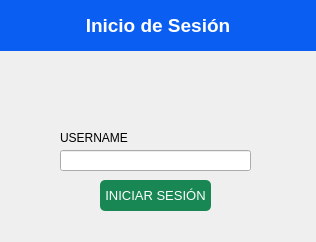
<?xml version="1.0" encoding="UTF-8"?>
<ui version="4.0">
 <class>loginForm</class>
 <widget class="QWidget" name="loginForm">
  <property name="geometry">
   <rect>
    <x>0</x>
    <y>0</y>
    <width>316</width>
    <height>242</height>
   </rect>
  </property>
  <property name="windowTitle">
   <string>Login Chat TCP</string>
  </property>
  <widget class="QFrame" name="frame">
   <property name="geometry">
    <rect>
     <x>0</x>
     <y>0</y>
     <width>316</width>
     <height>51</height>
    </rect>
   </property>
   <property name="styleSheet">
    <string notr="true">background-color: #0A5EF2</string>
   </property>
   <property name="frameShape">
    <enum>QFrame::StyledPanel</enum>
   </property>
   <property name="frameShadow">
    <enum>QFrame::Raised</enum>
   </property>
   <widget class="QLabel" name="label">
    <property name="geometry">
     <rect>
      <x>0</x>
      <y>0</y>
      <width>316</width>
      <height>51</height>
     </rect>
    </property>
    <property name="styleSheet">
     <string notr="true">color: white;
font: 11pt &quot;Arial&quot;;</string>
    </property>
    <property name="text">
     <string>&lt;html&gt;&lt;head/&gt;&lt;body&gt;&lt;p align=&quot;center&quot;&gt;&lt;span style=&quot; font-size:14pt; font-weight:600;&quot;&gt;Inicio de Sesión&lt;/span&gt;&lt;/p&gt;&lt;/body&gt;&lt;/html&gt;</string>
    </property>
   </widget>
  </widget>
  <widget class="QLabel" name="label_2">
   <property name="geometry">
    <rect>
     <x>60</x>
     <y>130</y>
     <width>71</width>
     <height>16</height>
    </rect>
   </property>
   <property name="styleSheet">
    <string notr="true">font: 9pt &quot;Arial&quot;;</string>
   </property>
   <property name="text">
    <string>USERNAME</string>
   </property>
  </widget>
  <widget class="QLineEdit" name="usernameLineEdit">
   <property name="geometry">
    <rect>
     <x>60</x>
     <y>150</y>
     <width>191</width>
     <height>21</height>
    </rect>
   </property>
   <property name="styleSheet">
    <string notr="true">font: 9pt &quot;Arial&quot;;</string>
   </property>
  </widget>
  <widget class="QPushButton" name="joinButton">
   <property name="geometry">
    <rect>
     <x>100</x>
     <y>180</y>
     <width>111</width>
     <height>31</height>
    </rect>
   </property>
   <property name="font">
    <font>
     <family>Arial</family>
     <pointsize>10</pointsize>
     <weight>50</weight>
     <italic>false</italic>
     <bold>false</bold>
    </font>
   </property>
   <property name="styleSheet">
    <string notr="true">color: white; 
font: 10pt &quot;Arial&quot;;
background-color: #198754;
border-radius: 5px;</string>
   </property>
   <property name="text">
    <string>INICIAR SESIÓN</string>
   </property>
  </widget>
 </widget>
 <resources/>
 <connections/>
</ui>
